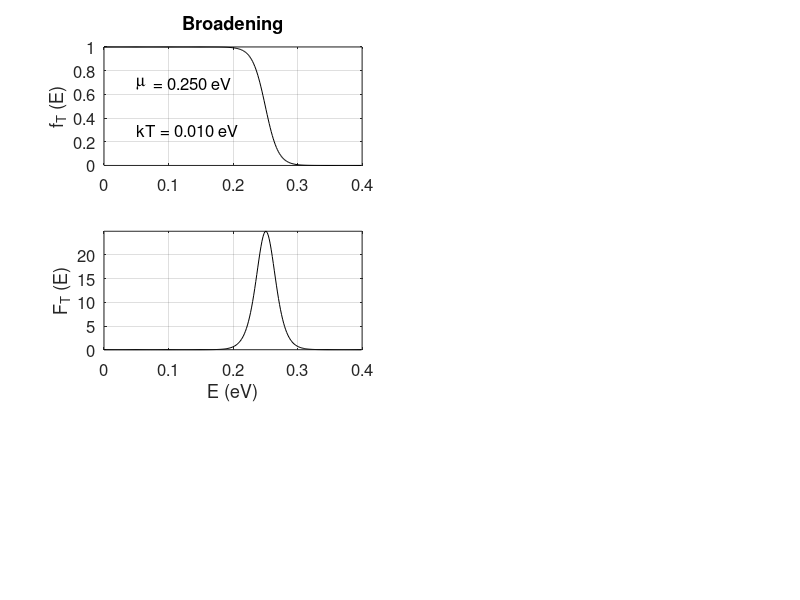

MATLAB code to generate this figure:
% Broadening.m  Calculate the thermal broadening function

clear all

hbar = 1.06e-34;
m0 = 9.1e-31;
melec = 1.08*m0;
elec = 1.6e-19;
eV2J = 1.6e-19; 
J2eV = 1./eV2J;

mu = 0.25;
kT = 0.01;

% --- Calculate the Fermi-Dirac and the broadening functions ------

Emax = .4;
Emin = 0;
NE = 250;
EE = zeros(1,NE);
del_E = (Emax-Emin)/NE;
EE = (0:del_E:del_E*(NE-1));

fermi =zeros(1,NE);
derf =zeros(1,NE);
fermi(1) = 1;
for m=2:NE
    fermi(m) = 1/(1 + exp((EE(m) - mu)/kT));
    derf(m) = -(fermi(m) - fermi(m-1) )/del_E;
end

subplot(3,2,1)
plot(EE,fermi,'k')
title('Broadening')

TT = text(.05,.7,'m ','FontName','Symbol');
set(TT,'fontsize',12)
TT = text(.07,.7,sprintf(' = %5.3f eV',mu))
set(TT,'fontsize',12)
TT = text(.05,.3,sprintf('kT = %5.3f eV',kT))
set(TT,'fontsize',12)
ylabel('f_T (E)')
set(gca,'fontsize',12)
grid on

dmax = max(derf);
subplot(3,2,3)
plot(EE,derf,'k')
axis( [ 0 .4 0 dmax])
%saveas(gcf,'rho.bmp')
ylabel('F_T(E)')
xlabel('E (eV)')
ylabel('F_T (E)')
set(gca,'fontsize',12)
grid on

%saveas(gcf,'rho.png')
